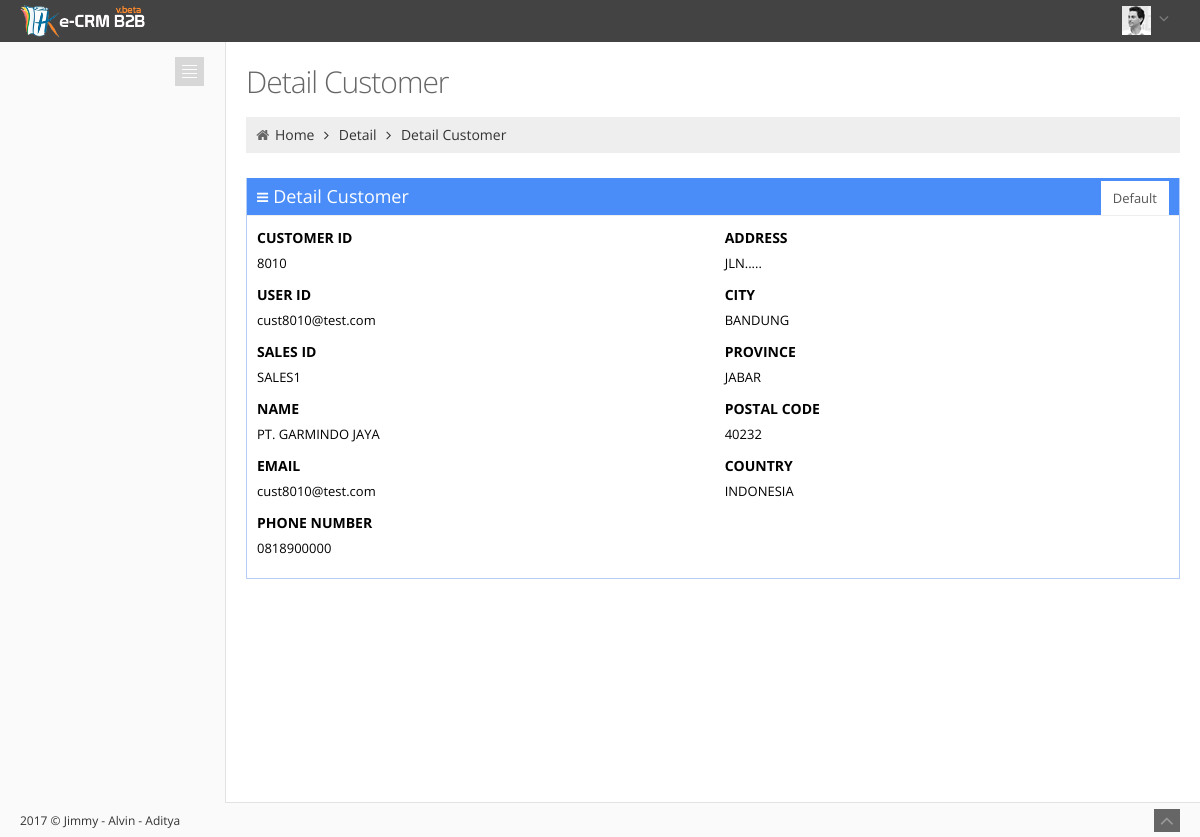
Page /Sistem/customer/detail/8010 on the committed database.
### tables this page shows
CREATE TABLE IF NOT EXISTS `m_customer` (
  `CUSTOMER_ID` varchar(255) NOT NULL,
  `USER_FK` varchar(255) DEFAULT NULL,
  `SALES_FK` varchar(255) DEFAULT NULL,
  `NAME` varchar(255) DEFAULT NULL,
  `EMAIL` varchar(255) DEFAULT NULL,
  `PHONE_NUMBER` varchar(255) DEFAULT NULL,
  `ADDRESS` longtext,
  `CITY` varchar(255) DEFAULT NULL,
  `PROVINCE` varchar(255) DEFAULT NULL,
  `POSTAL_CODE` varchar(255) DEFAULT NULL,
  `COUNTRY` varchar(255) DEFAULT NULL,
  `GRUP_ID` varchar(255) DEFAULT NULL,
  PRIMARY KEY (`CUSTOMER_ID`),
  KEY `CUSTOMER_SALES` (`SALES_FK`),
  KEY `CUSTOMER_USER` (`USER_FK`)
);

### Sistem/application/controllers/Customer.php (called while the page is built, shortened)
<?php
class Customer extends CI_Controller{
	 function __construct() {
        $this->load->model('model_customer');
    }
    public function detail($customer_id){
        $data['customer'] = $this->model_customer->getupdatecustomer($customer_id);
        $this->load->view('dcustomer', $data);
        }
}

### Sistem/index.php (called while the page is built, shortened)
<?php
require_once BASEPATH.'core/CodeIgniter.php';

### Sistem/application/models/Model_customer.php (called while the page is built, shortened)
<?php
class Model_customer extends CI_Model{
    function getupdatecustomer($CUSTOMER_ID){
        $this->db->where('CUSTOMER_ID', $CUSTOMER_ID);
        $this->db->select("*");
        $this->db->from("m_customer");
        return $this->db->get();
    }
}

### Sistem/application/views/dcustomer.php (the view, shortened to what this page needs)
<div class="page-container row-fluid">
		<div class="page-content">
			<div class="container-fluid">
				<div class="row-fluid">
					<div class="span12">
						<h3 class="page-title">
							Detail Customer
						</h3>
						<ul class="breadcrumb">
							<li>
								<i class="icon-home"></i>
								<a href="index.html">Home</a>
								<span class="icon-angle-right"></span>
							</li>
							<li>
								<a href="#">Detail</a>
								<span class="icon-angle-right"></span>
							</li>
							<li><a href="#">Detail Customer</a></li>
						</ul>
					</div>
				</div>
				<div class="row-fluid">
					<div class="span12">
						<div class="portlet box blue tabbable">
							<div class="portlet-title">
								<div class="caption">
									<i class="icon-reorder"></i>
									<span class="hidden-480">Detail Customer</span>
								</div>
							</div>
							<div class="portlet-body form">
								<div class="tabbable portlet-tabs">
									<ul class="nav nav-tabs">
										<li class="active"><a href="#portlet_tab1" data-toggle="tab">Default</a></li>
									</ul>
									<div class="tab-content">
										<div class="tab-pane active" id="portlet_tab1">
											<?php echo form_open("Customer/updatedb"); ?>
											<form action="#" class="form-horizontal">
											<?php foreach ($customer->result() as $detail) {?>
											<div class="span6">
												<div class="control-group">
													<label class="control-label">CUSTOMER ID</label>
													<div class="controls">
														<?php echo $detail->CUSTOMER_ID; ?>
													</div>
												</div>
												<div class="control-group">
													<label class="control-label">USER ID</label>
													<div class="controls">
														<?php echo $detail->USER_FK; ?>
													</div>
												</div>
												<div class="control-group">
													<label class="control-label">SALES ID</label>
													<div class="controls">
														<?php echo $detail->SALES_FK; ?>
													</div>
												</div>
												<div class="control-group">
													<label class="control-label">NAME</label>
													<div class="controls">
														<?php echo $detail->NAME; ?>
													</div>
												</div>
												<div class="control-group">
													<label class="control-label">EMAIL</label>
													<div class="controls">
														<?php echo $detail->EMAIL; ?>
													</div>
												</div>
												<div class="control-group">
													<label class="control-label">PHONE NUMBER</label>
													<div class="controls">
														<?php echo $detail->PHONE_NUMBER; ?>
													</div>
												</div>
											</div>
											<div class="span6">
												<div class="control-group">
													<label class="control-label">ADDRESS</label>
													<div class="controls">
														<?php echo $detail->ADDRESS; ?>
													</div>
												</div>
												<div class="control-group">
													<label class="control-label">CITY</label>
													<div class="controls">
														<?php echo $detail->CITY; ?>
													</div>
												</div>
												<div class="control-group">
													<label class="control-label">PROVINCE</label>
													<div class="controls">
														<?php echo $detail->PROVINCE; ?>
													</div>
												</div>
												<div class="control-group">
													<label class="control-label">POSTAL CODE</label>
													<div class="controls">
														<?php echo $detail->POSTAL_CODE; ?>
													</div>
												</div>
												<div class="control-group">
													<label class="control-label">COUNTRY</label>
													<div class="controls">
														<?php echo $detail->COUNTRY; ?>
													</div>
												</div>
											</div>
												<?php } ?>
											</form>
											<?php echo form_close(); ?>
										</div>
									</div>
								</div>
							</div>
						</div>
					</div>
				</div>
			</div>
		</div>
	</div>
	<div class="footer">
		<div class="footer-inner">
          <?php echo date('Y');?> &copy; Jimmy - Alvin - Aditya
		</div>
		<div class="footer-tools">
			<span class="go-top">
			<i class="icon-angle-up"></i>
			</span>
		</div>
	</div>
</body>
</html>

### Sistem/assets/css/style-metro.css (style rules this page uses)
div, input, select, textarea, span, img, table, td, th, p, a, button, ul, li { -webkit-border-radius: 0 !important; -moz-border-radius: 0 !important; border-radius: 0 !important; }

### Sistem/assets/css/style-responsive.css (style rules this page uses)
@media (min-width: 980px) { .page-content { margin-left: 225px; margin-top: 0px; min-height: 760px; } }

### Sistem/assets/css/themes/default.css (style rules this page uses)
body { background-color: #fafafa !important; }
.page-content { border-left: 1px solid #e2e2e2 !important; border-bottom: 1px solid #e2e2e2 !important; }
.footer .footer-inner { color: #333333; }
.footer .footer-tools .go-top { background-color: #666666; }
.footer .footer-tools .go-top i { color: #999999; }

### Sistem/application/views/dcustomer.php (style rules this page uses)
label { font-weight: bold; display: inline-block; }

### rows in the picture
m_customer: CUSTOMER_ID "8010", USER_FK "cust8010@test.com", SALES_FK "SALES1", NAME "PT. GARMINDO JAYA", EMAIL "cust8010@test.com", PHONE_NUMBER "0818900000", ADDRESS "JLN.....", CITY "BANDUNG", PROVINCE "JABAR", POSTAL_CODE "40232", COUNTRY "INDONESIA"
